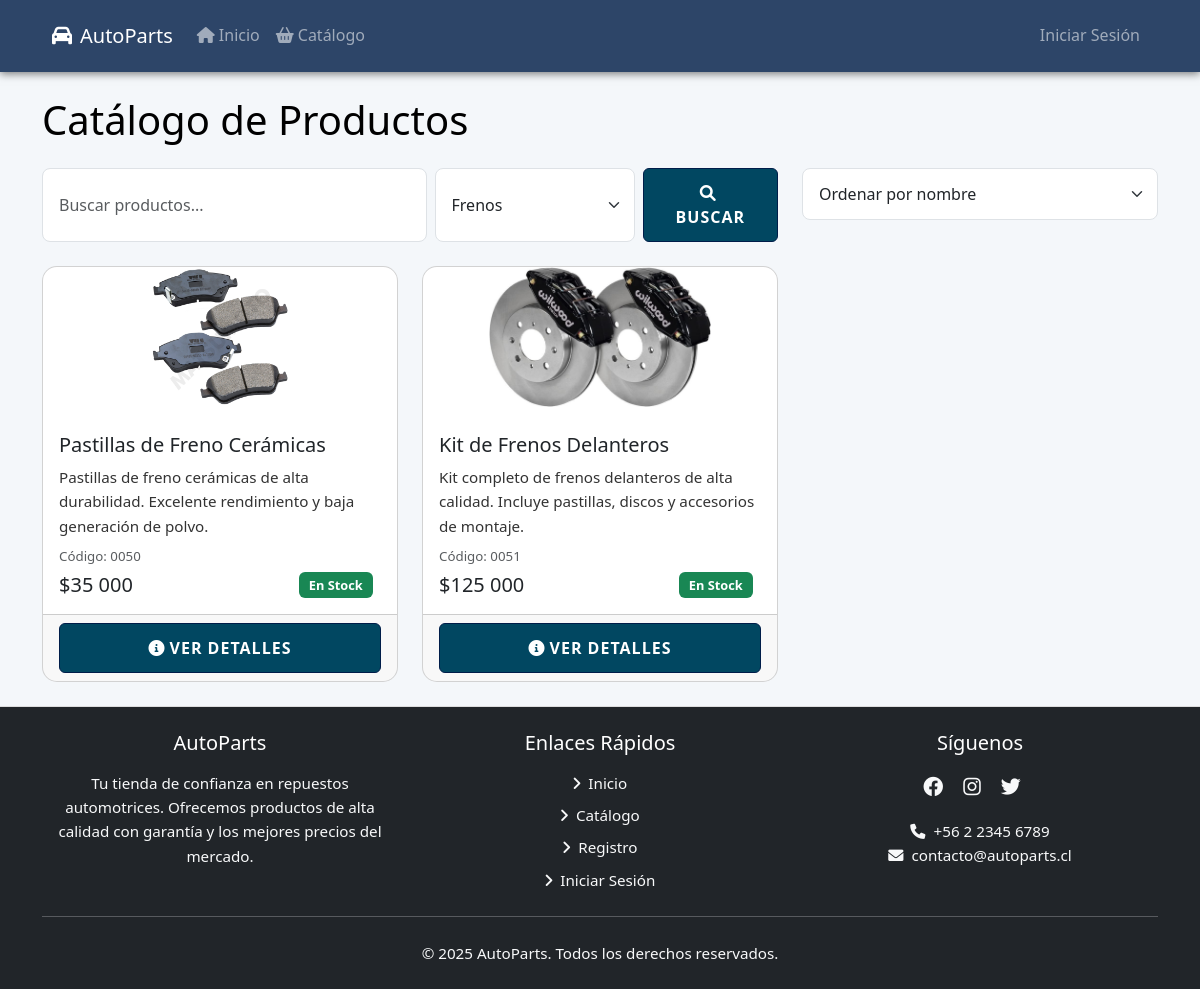
Page /catalogo/?categoria=1 on the earlier database version.
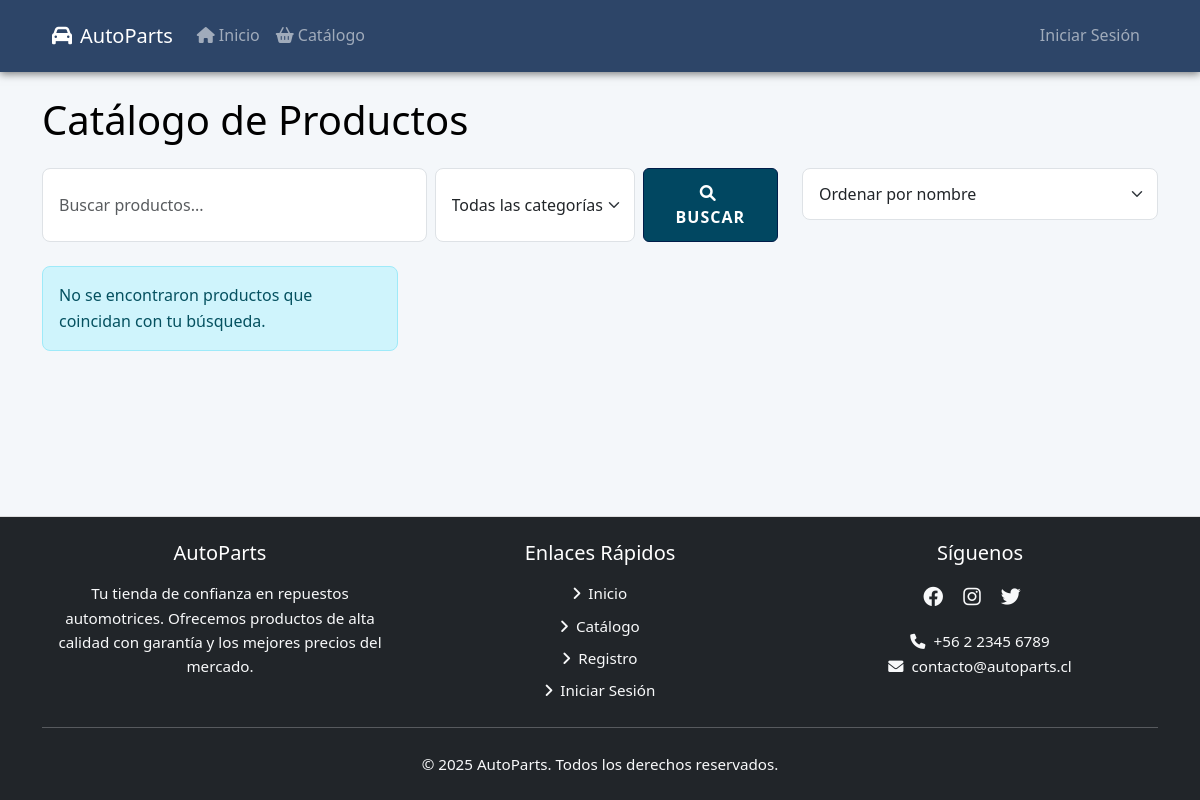
Same page on the later database version.
### autoparts/models.py (models this page shows, shortened)
class Producto(models.Model):
    nombre = models.CharField(max_length=200)
    descripcion = models.TextField()
    precio = models.DecimalField(
        max_digits=10,
        decimal_places=2,
        validators=[MinValueValidator(0)]
    )
    categoria = models.ForeignKey(Categoria, on_delete=models.CASCADE, related_name='productos')
    imagen = models.ImageField(upload_to='productos/', null=True, blank=True)
    stock = models.PositiveIntegerField(default=0)
    codigo = models.CharField(max_length=50, unique=True)
    fecha_creacion = models.DateTimeField(auto_now_add=True)
    fecha_actualizacion = models.DateTimeField(auto_now=True)
    activo = models.BooleanField(default=True)
    class Meta:
        verbose_name_plural = "Productos"
        ordering = ['-fecha_creacion']

### autoparts/views.py (the view, shortened to what this page needs)
# urls.py: path('catalogo/', views.catalogo, name='catalogo'),
def catalogo(request):
    productos = Producto.objects.all()
    categorias = Categoria.objects.all()
    categoria_seleccionada = request.GET.get('categoria')
    if categoria_seleccionada:
        productos = productos.filter(categoria_id=categoria_seleccionada)
    query = request.GET.get('q')
    if query:
        productos = productos.filter(
            Q(nombre__icontains=query) |
            Q(descripcion__icontains=query) |
            Q(codigo__icontains=query)
        )
    disponibilidad = request.GET.get('disponibilidad')
    if disponibilidad == 'stock':
        productos = productos.filter(stock__gt=0)
    orden = request.GET.get('orden')
    paginator = Paginator(productos, 9)
    page = request.GET.get('page')
    productos = paginator.get_page(page)
    context = {
        'productos': productos,
        'categorias': categorias,
        'categoria_seleccionada': categoria_seleccionada,
        'query': query,
    }
    return render(request, 'autoparts/catalogo.html', context)

### autoparts/templates/autoparts/catalogo.html (shortened to what this page needs)
{% extends 'base.html' %}
{% load static %}
{% load humanize %}
{% block extra_css %}
<link rel="stylesheet" href="{% static 'autoparts/css/custom-colors.css' %}">
{% endblock %}
{% block content %}
<div class="container">
    <h1 class="mb-4">Catálogo de Productos</h1>
    <div class="row mb-4">
        <div class="col-md-8">
            <form method="get" class="d-flex gap-2">
                <input type="text" name="q" class="form-control" placeholder="Buscar productos..." value="{{ query|default:'' }}">
                <select name="categoria" class="form-select" style="max-width: 200px;">
                    <option value="">Todas las categorías</option>
                    {% for categoria in categorias %}
                    <option value="{{ categoria.id }}" {% if categoria.id|stringformat:"i" == categoria_seleccionada %}selected{% endif %}>
                        {{ categoria.nombre }}
                    </option>
                    {% endfor %}
                </select>
                <button type="submit" class="btn btn-primary">
                    <i class="fas fa-search me-1"></i>Buscar
                </button>
            </form>
        </div>
        <div class="col-md-4">
            <select class="form-select" onchange="window.location.href=this.value;">
                <option value="?orden=nombre" {% if request.GET.orden == 'nombre' %}selected{% endif %}>Ordenar por nombre</option>
            </select>
        </div>
    </div>
    <div class="row row-cols-1 row-cols-md-2 row-cols-lg-3 g-4">
        {% for producto in productos %}
        <div class="col">
            <div class="card h-100">
                {% if producto.imagen %}
                <img src="{{ producto.imagen.url }}" class="card-img-top" alt="{{ producto.nombre }}">
                {% else %}
                <img src="{% static 'autoparts/img/producto-default.jpg' %}" class="card-img-top" alt="{{ producto.nombre }}">
                {% endif %}
                <div class="card-body">
                    <h5 class="card-title">{{ producto.nombre }}</h5>
                    <p class="card-text">{{ producto.descripcion|truncatewords:20 }}</p>
                    <p class="card-text">
                        <small class="text-muted">Código: {{ producto.codigo }}</small>
                    </p>
                    <div class="d-flex justify-content-between align-items-center">
                        <span class="h5 mb-0">${{ producto.precio|floatformat:0|intcomma }}</span>
                        {% if producto.stock > 0 %}
                        <span class="badge bg-success">En Stock</span>
                        {% else %}
                        <span class="badge bg-danger">Sin Stock</span>
                        {% endif %}
                    </div>
                </div>
                <div class="card-footer">
                    <div class="d-grid gap-2">
                        <a href="{% url 'producto_detalle' producto.id %}" class="btn btn-primary">
                            <i class="fas fa-info-circle me-1"></i>Ver Detalles
                        </a>
                    </div>
                </div>
            </div>
        </div>
        {% empty %}
        <div class="col-12">
            <div class="alert alert-info">
                No se encontraron productos que coincidan con tu búsqueda.
            </div>
        </div>
        {% endfor %}
    </div>
</div>
{% endblock %}

### templates/base.html (shortened to what this page needs)
{% load static %}
<!DOCTYPE html>
<html lang="es">
<head>
    <link href="https://cdn.jsdelivr.net/npm/bootstrap@5.3.0/dist/css/bootstrap.min.css" rel="stylesheet">
    <link href="https://cdnjs.cloudflare.com/ajax/libs/font-awesome/6.0.0/css/all.min.css" rel="stylesheet">
    <link rel="stylesheet" href="{% static 'autoparts/css/style.css' %}">
    {% block extra_css %}{% endblock %}
</head>
<body>
    <header class="navbar navbar-expand-lg navbar-dark bg-primary">
        <div class="container">
            <a class="navbar-brand" href="{% url 'home' %}">
                <i class="fas fa-car me-2"></i>AutoParts
            </a>
            <div class="collapse navbar-collapse" id="navbarNav">
                <ul class="navbar-nav me-auto">
                    <li class="nav-item">
                        <a class="nav-link" href="{% url 'home' %}">
                            <i class="fas fa-home me-1"></i>Inicio
                        </a>
                    </li>
                    <li class="nav-item">
                        <a class="nav-link" href="{% url 'catalogo' %}">
                            <i class="fas fa-shopping-basket me-1"></i>Catálogo
                        </a>
                    </li>
                </ul>
                <ul class="navbar-nav">
                    {% if user.is_authenticated %}
                        {% if not user.is_superuser %}
                        <li class="nav-item">
                            <a class="nav-link" href="{% url 'ver_carrito' %}">
                                <i class="fas fa-shopping-cart"></i> Carrito
                            </a>
                        </li>
                        {% endif %}
                        <li class="nav-item dropdown">
                            <a class="nav-link dropdown-toggle" href="#" id="navbarDropdown" role="button" data-bs-toggle="dropdown" aria-expanded="false">
                                <i class="fas fa-user"></i> {{ user.username }}
                            </a>
                            <ul class="dropdown-menu" aria-labelledby="navbarDropdown">
                                {% if user.is_staff %}
                                <li><a class="dropdown-item" href="{% url 'admin:index' %}">Panel de Administración</a></li>
                                {% endif %}
                                <li><a class="dropdown-item" href="{% url 'logout' %}">Cerrar Sesión</a></li>
                            </ul>
                        </li>
                    {% else %}
                        <li class="nav-item">
                            <a class="nav-link" href="{% url 'login' %}">Iniciar Sesión</a>
                        </li>
                    {% endif %}
                </ul>
            </div>
        </div>
    </header>
    <main class="flex-shrink-0 py-4">
        {% block content %}{% endblock %}
    </main>
    <footer class="footer bg-dark text-light py-4 mt-auto">
        <div class="container">
            <div class="row g-4">
                <div class="col-md-4">
                    <h5 class="mb-3">AutoParts</h5>
                    <p class="mb-0">Tu tienda de confianza en repuestos automotrices. Ofrecemos productos de alta calidad con garantía y los mejores precios del mercado.</p>
                </div>
                <div class="col-md-4">
                    <h5 class="mb-3">Enlaces Rápidos</h5>
                    <ul class="list-unstyled mb-0">
                        <li class="mb-2"><a href="{% url 'home' %}" class="text-light text-decoration-none"><i class="fas fa-angle-right me-2"></i>Inicio</a></li>
                        <li class="mb-2"><a href="{% url 'catalogo' %}" class="text-light text-decoration-none"><i class="fas fa-angle-right me-2"></i>Catálogo</a></li>
                        <li class="mb-2"><a href="{% url 'registro' %}" class="text-light text-decoration-none"><i class="fas fa-angle-right me-2"></i>Registro</a></li>
                        <li><a href="{% url 'login' %}" class="text-light text-decoration-none"><i class="fas fa-angle-right me-2"></i>Iniciar Sesión</a></li>
                    </ul>
                </div>
                <div class="col-md-4">
                    <h5 class="mb-3">Síguenos</h5>
                    <div class="social-links mb-3">
                        <a href="#" class="text-light me-3 fs-5"><i class="fab fa-facebook"></i></a>
                        <a href="#" class="text-light me-3 fs-5"><i class="fab fa-instagram"></i></a>
                        <a href="#" class="text-light fs-5"><i class="fab fa-twitter"></i></a>
                    </div>
                    <p class="mb-0"><i class="fas fa-phone me-2"></i>+56 2 2345 6789</p>
                    <p class="mb-0"><i class="fas fa-envelope me-2"></i>contacto@autoparts.cl</p>
                </div>
            </div>
            <hr class="my-4 bg-light">
            <div class="row">
                <div class="col-12 text-center">
                    <p class="mb-0">&copy; 2025 AutoParts. Todos los derechos reservados.</p>
                </div>
            </div>
        </div>
    </footer>
</body>
</html>

### autoparts/static/autoparts/css/style.css (style rules this page uses)
:root { --primary-color: #ffe600; --secondary-color: #232336; --success-color: #00adb5; --dark-color: #18181b; --light-color: #232336; --accent-color: #ff6f61; --background-color: #18181b; --text-color: #000000; --border-color: #28293d; --warning-color: #f1c40f; --error-color: #e74c3c; --shadow: 0 2px 8px rgba(0,0,0,0.5); }
body { min-height: 100vh; display: flex; flex-direction: column; padding-top: 76px; font-family: 'Segoe UI', Tahoma, Geneva, Verdana, sans-serif; line-height: 1.6; background-color: var(--background-color); color: var(--text-color); }
main { flex: 1 0 auto; }
footer { flex-shrink: 0; }
.navbar { background-color: var(--primary-color); padding: 1rem 2rem; display: flex; justify-content: space-between; align-items: center; box-shadow: var(--shadow); }
.nav-link { position: relative; transition: color 0.3s ease; }
.nav-link::after { content: ''; position: absolute; width: 0; height: 2px; bottom: 0; left: 50%; background-color: var(--primary-color); transition: all 0.3s ease; }
.text-center { text-align: center; }
.mb-2 { margin-bottom: 2rem; }
body { font-family: 'Segoe UI', sans-serif; background-color: #f4f7fa; margin: 0; padding: 0; }
.navbar { display: flex; justify-content: space-between; align-items: center; padding: 15px 40px; background-color: #0077cc; color: white; position: sticky; top: 0; z-index: 1000; }
.footer { text-align: center; padding: 30px; background-color: var(--dark-color); font-size: 0.9em; color: #b0b0b0; margin-top: 60px; }
.footer { background-color: var(--dark-color); text-align: center; padding: 25px; margin-top: 60px; font-size: 0.95em; color: #666; border-top: 1px solid #ddd; }
.footer { background-color: var(--dark-color); margin-top: auto; }
.footer h5 { color: white; margin-bottom: 1.5rem; }
.footer a { color: rgba(255,255,255,0.8); text-decoration: none; transition: color 0.3s ease; }
.social-links a { font-size: 1.5rem; margin-right: 1rem; }
.btn-primary { padding: 0.75rem 2rem; font-weight: 600; text-transform: uppercase; letter-spacing: 1px; }
.form-control, .form-select { border-radius: 8px; padding: 0.8rem 1rem; border: 1px solid #dee2e6; transition: all 0.3s ease; }
.alert { border-radius: 8px; }
body { min-height: 100vh; display: flex; flex-direction: column; }
.footer { margin-top: auto; }

### autoparts/static/autoparts/css/custom-colors.css (style rules this page uses)
.bg-primary { --bs-bg-opacity: 1; background-color: rgb(45 69 104) !important; }
.btn-primary { --bs-btn-bg: #014761; --bs-btn-border-color: #001d49; --bs-btn-hover-bg: #6c757d; --bs-btn-hover-border-color: #ddd; --bs-btn-active-bg: #ddd; --bs-btn-active-border-color: #ddd; }

Differences in the rows shown:
removed Producto: imagen (picture), nombre "Pastillas de Freno Cerámicas", descripcion "Pastillas de freno cerámicas de alta durabilidad. Excelente rendimiento y baja generación de polvo.", codigo "0050", precio "35 000", stock "En Stock"
removed Producto: imagen (picture), nombre "Kit de Frenos Delanteros", descripcion "Kit completo de frenos delanteros de alta calidad. Incluye pastillas, discos y accesorios de montaje.", codigo "0051", precio "125 000", stock "En Stock"
Other differences:
form field categoria: "Frenos" → "Todas las categorías"
text now shown: "No se encontraron productos que coincidan con tu búsqueda."
